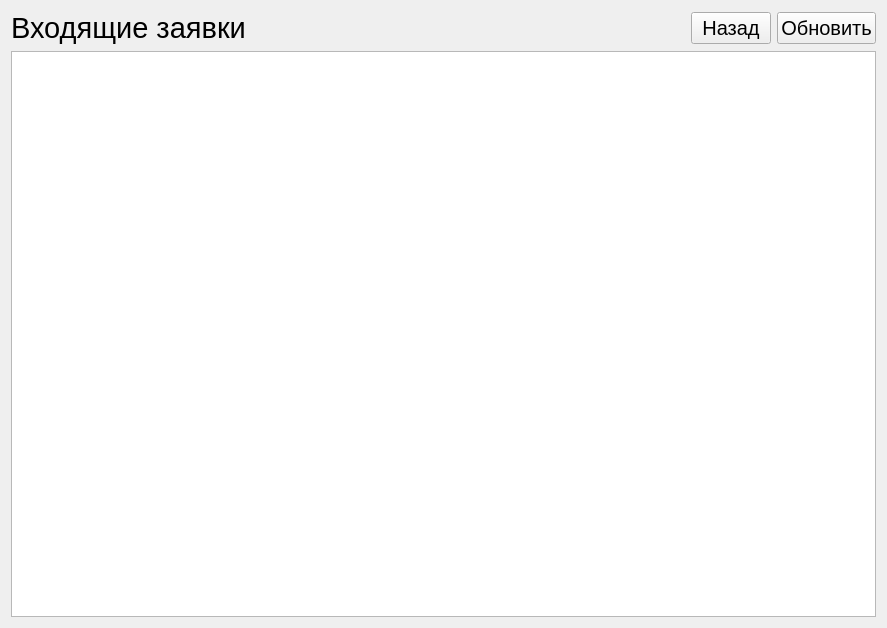
<?xml version="1.0" encoding="UTF-8"?>
<ui version="4.0">
 <class>Form</class>
 <widget class="QWidget" name="Form">
  <property name="geometry">
   <rect>
    <x>0</x>
    <y>0</y>
    <width>887</width>
    <height>628</height>
   </rect>
  </property>
  <property name="windowTitle">
   <string>Входящие заявки</string>
  </property>
  <property name="windowIcon">
   <iconset resource="../pdricons.qrc">
    <normaloff>:/icons/Archivist/icon.ico</normaloff>:/icons/Archivist/icon.ico</iconset>
  </property>
  <layout class="QGridLayout" name="gridLayout">
   <item row="0" column="3">
    <widget class="QPushButton" name="pushButton_4">
     <property name="font">
      <font>
       <pointsize>15</pointsize>
      </font>
     </property>
     <property name="text">
      <string>Обновить</string>
     </property>
     <property name="icon">
      <iconset resource="../pdricons.qrc">
       <normaloff>:/icons/icons/Рисунок16.png</normaloff>:/icons/icons/Рисунок16.png</iconset>
     </property>
     <property name="iconSize">
      <size>
       <width>20</width>
       <height>20</height>
      </size>
     </property>
    </widget>
   </item>
   <item row="1" column="0" colspan="4">
    <widget class="QTableWidget" name="tableWidget"/>
   </item>
   <item row="0" column="2">
    <widget class="QPushButton" name="pushButton_3">
     <property name="font">
      <font>
       <pointsize>15</pointsize>
      </font>
     </property>
     <property name="text">
      <string>Назад</string>
     </property>
     <property name="icon">
      <iconset resource="../pdricons.qrc">
       <normaloff>:/icons/icons/Рисунок15.png</normaloff>:/icons/icons/Рисунок15.png</iconset>
     </property>
     <property name="iconSize">
      <size>
       <width>20</width>
       <height>20</height>
      </size>
     </property>
    </widget>
   </item>
   <item row="0" column="0">
    <widget class="QLabel" name="label">
     <property name="text">
      <string>&lt;html&gt;&lt;head/&gt;&lt;body&gt;&lt;p&gt;&lt;span style=&quot; font-size:22pt;&quot;&gt;Входящие заявки&lt;/span&gt;&lt;/p&gt;&lt;/body&gt;&lt;/html&gt;</string>
     </property>
    </widget>
   </item>
   <item row="0" column="1">
    <spacer name="horizontalSpacer">
     <property name="orientation">
      <enum>Qt::Horizontal</enum>
     </property>
     <property name="sizeHint" stdset="0">
      <size>
       <width>40</width>
       <height>20</height>
      </size>
     </property>
    </spacer>
   </item>
  </layout>
 </widget>
 <resources>
  <include location="../pdricons.qrc"/>
 </resources>
 <connections/>
</ui>
